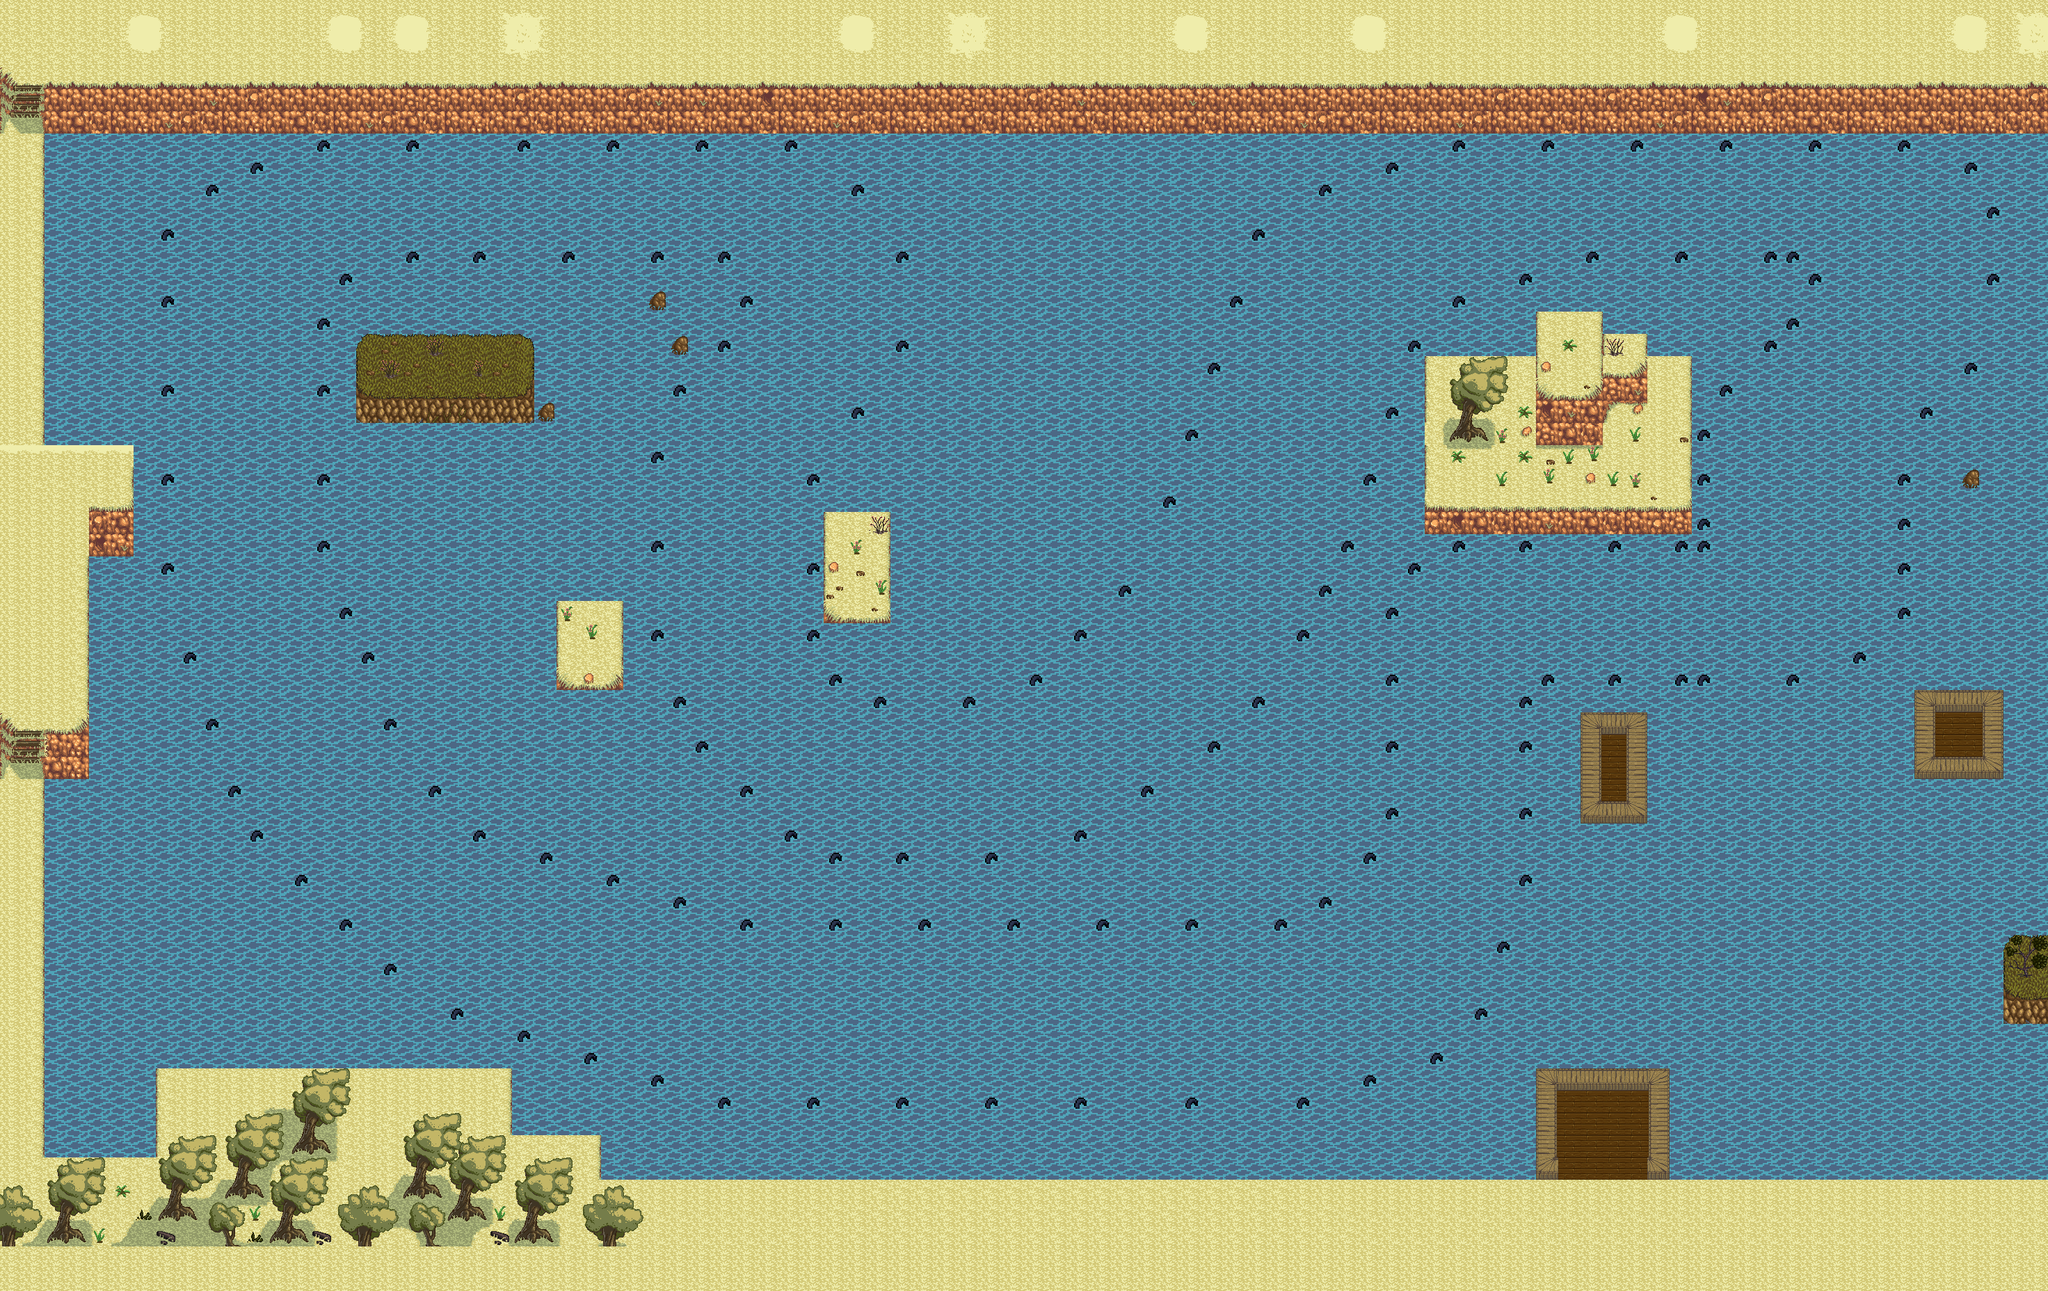

Tiled map render using the project's own tile images. Description and the map definition, with tile-layer contents summarised, below:
An orthogonal 92x58 tile map with 32x32 px tiles, 3 tile layers (Tile Layer 1, Tile Layer 2, Tile Layer 3), 1 hidden layer not drawn.

<map version="1.10" tiledversion="1.10.2" orientation="orthogonal" renderorder="right-down" width="92" height="58" tilewidth="32" tileheight="32" infinite="0" nextlayerid="5" nextobjectid="1">
 <tileset firstgid="1" source="fixedtileset.tsx" />
 <layer id="1" name="Tile Layer 1" width="92" height="58">
  <properties>
   <property name="Z" type="float" value="0" />
  </properties>
  <data>[5336 cells, 4600 non-empty, 4 distinct tile ids]</data>
 </layer>
 <layer id="2" name="Tile Layer 2" width="92" height="58">
  <properties>
   <property name="Z" type="float" value="1" />
  </properties>
  <data>[5336 cells, 1618 non-empty, 90 distinct tile ids]</data>
 </layer>
 <layer id="4" name="Tile Layer 3" width="92" height="58">
  <properties>
   <property name="Z" type="float" value="2" />
  </properties>
  <data>[5336 cells, 193 non-empty, 46 distinct tile ids]</data>
 </layer>
 <layer id="3" name="collider" width="92" height="58" visible="0">
  <data>[5336 cells, 3209 non-empty, 2 distinct tile ids]</data>
 </layer>
</map>